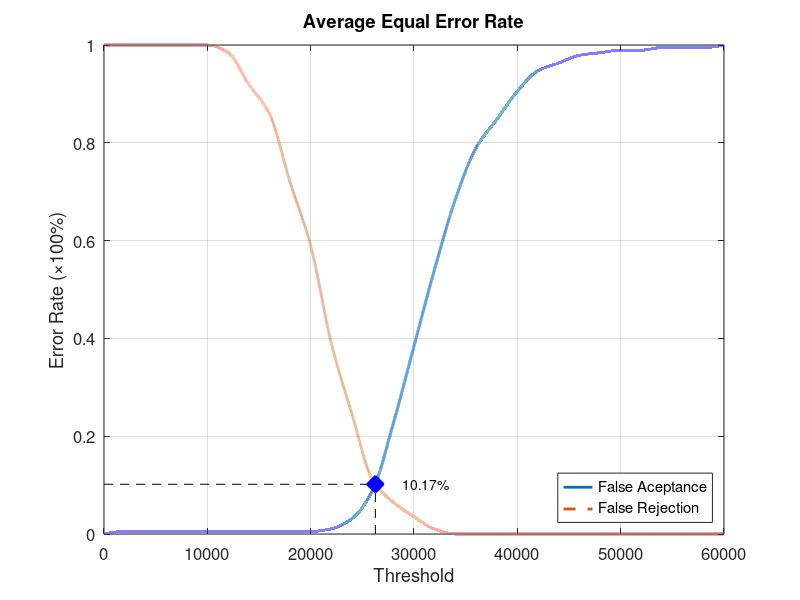
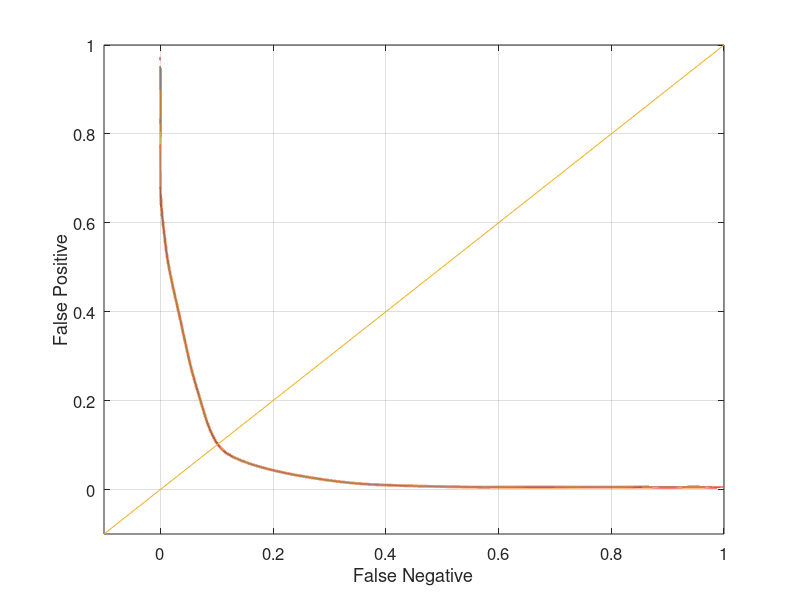

These figures' MATLAB source, in order:
function yEER = Database4_4
close all;
clear;
clc;
x = 0:2000:60000;
xq = 0:0.5:60000;

y0 = [0 0.00526316 0.00526316 0.00526316 0.00526316 0.00526316 0.00526316 0.00526316 0.00526316 0.00526316 0.00526316 0.0105263 0.0315789 0.0894737 0.226316 0.384211 0.542105 0.684211 0.789474 0.847368 0.905263 0.947368 0.963158 0.978947 0.984211 0.989474 0.989474 0.994737 0.994737 0.994737 1];
yy0 = interp1(x, y0, xq, 'pchip');
y1 = [1 1 1 1 1 1 0.985 0.92 0.86 0.72 0.59 0.39 0.245 0.11 0.065 0.035 0.01 0 0 0 0 0 0 0 0 0 0 0 0 0 0];
yy1 = interp1(x, y1, xq, 'pchip');

% Calculating EER: 
y2 = abs(y0 - y1);
find(y2 == min(y2))
yy2 = abs(yy0 - yy1);
xEER = find(yy2 == min(yy2));
xEERIndex = xq(xEER) % X-axis EER
yEER = yy0(xEER) % Y-axis EER

main = figure
plot(xq, yy0,'-','LineWidth', 2);	hold on
plot(xq, yy1,'--','LineWidth', 2);	hold on
plot([xEERIndex xEERIndex], [0 yEER], 'k--');	hold on
plot([0 xEERIndex], [yEER yEER], 'k--');	hold on
plot(xEERIndex, yEER, 'bx', 'LineWidth', 10);	hold on
text(xEERIndex + 10 * xEERIndex / 100, yEER, [num2str(round((10000 * yEER)) / 100) '%'])
legend('False Aceptance', 'False Rejection', 'Location', 'SouthEast')
xlabel('Threshold')
ylabel('Error Rate (\times100%)')
title('Average Equal Error Rate')
set(gca, 'FontSize', 12)
axis([0 60000 0 1])
grid on

print(main, 'Database4_4Main', '-dpng');
FNRxFPR = figure('Color', [1 1 1]);
plot(yy1, yy0, '-', yy1, yy0, 'LineWidth', 2);
hold on
y = -0.1:0.1:1
plot(y, y); 
set(gca, 'FontSize', 12)
xlabel('False Negative')
ylabel('False Positive')
axis([-0.1 1 -0.1 1])
set(gca, 'FontSize', 12)
grid on

print(FNRxFPR, 'Database4_4FNRxFPR','-dpng');
end
